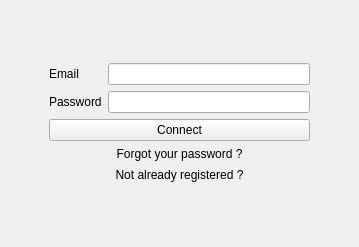
<?xml version="1.0" encoding="UTF-8"?>
<ui version="4.0">
 <class>LoginService</class>
 <widget class="QMainWindow" name="LoginService">
  <property name="geometry">
   <rect>
    <x>0</x>
    <y>0</y>
    <width>359</width>
    <height>247</height>
   </rect>
  </property>
  <property name="windowTitle">
   <string>Ayugra Bot</string>
  </property>
  <widget class="QWidget" name="centralwidget">
   <layout class="QGridLayout" name="gridLayout_2">
    <item row="1" column="2">
     <spacer name="horizontalSpacer_2">
      <property name="orientation">
       <enum>Qt::Horizontal</enum>
      </property>
      <property name="sizeType">
       <enum>QSizePolicy::Maximum</enum>
      </property>
      <property name="sizeHint" stdset="0">
       <size>
        <width>40</width>
        <height>20</height>
       </size>
      </property>
     </spacer>
    </item>
    <item row="2" column="1">
     <spacer name="verticalSpacer">
      <property name="orientation">
       <enum>Qt::Vertical</enum>
      </property>
      <property name="sizeType">
       <enum>QSizePolicy::Maximum</enum>
      </property>
      <property name="sizeHint" stdset="0">
       <size>
        <width>20</width>
        <height>40</height>
       </size>
      </property>
     </spacer>
    </item>
    <item row="0" column="1">
     <spacer name="verticalSpacer_2">
      <property name="orientation">
       <enum>Qt::Vertical</enum>
      </property>
      <property name="sizeType">
       <enum>QSizePolicy::Maximum</enum>
      </property>
      <property name="sizeHint" stdset="0">
       <size>
        <width>20</width>
        <height>40</height>
       </size>
      </property>
     </spacer>
    </item>
    <item row="1" column="1">
     <layout class="QGridLayout" name="gridLayout">
      <item row="0" column="0">
       <widget class="QLabel" name="label">
        <property name="frameShape">
         <enum>QFrame::NoFrame</enum>
        </property>
        <property name="text">
         <string>Email</string>
        </property>
       </widget>
      </item>
      <item row="1" column="1">
       <widget class="QLineEdit" name="LE_PASSWORD"/>
      </item>
      <item row="2" column="0" colspan="2">
       <widget class="QPushButton" name="PB_CONNECT">
        <property name="text">
         <string>Connect</string>
        </property>
       </widget>
      </item>
      <item row="1" column="0">
       <widget class="QLabel" name="label_2">
        <property name="text">
         <string>Password</string>
        </property>
       </widget>
      </item>
      <item row="0" column="1">
       <widget class="QLineEdit" name="LE_EMAIL"/>
      </item>
      <item row="3" column="0" colspan="2">
       <widget class="QLabel" name="L_FORGOT">
        <property name="maximumSize">
         <size>
          <width>12341234</width>
          <height>15</height>
         </size>
        </property>
        <property name="layoutDirection">
         <enum>Qt::LeftToRight</enum>
        </property>
        <property name="text">
         <string>Forgot your password ?</string>
        </property>
        <property name="alignment">
         <set>Qt::AlignCenter</set>
        </property>
        <property name="openExternalLinks">
         <bool>true</bool>
        </property>
        <property name="textInteractionFlags">
         <set>Qt::TextBrowserInteraction</set>
        </property>
       </widget>
      </item>
      <item row="5" column="0" colspan="2">
       <widget class="QLabel" name="L_REGISTER">
        <property name="minimumSize">
         <size>
          <width>0</width>
          <height>0</height>
         </size>
        </property>
        <property name="maximumSize">
         <size>
          <width>1234123</width>
          <height>15</height>
         </size>
        </property>
        <property name="text">
         <string>Not already registered ?</string>
        </property>
        <property name="alignment">
         <set>Qt::AlignCenter</set>
        </property>
        <property name="openExternalLinks">
         <bool>true</bool>
        </property>
        <property name="textInteractionFlags">
         <set>Qt::TextBrowserInteraction</set>
        </property>
       </widget>
      </item>
     </layout>
    </item>
    <item row="1" column="0">
     <spacer name="horizontalSpacer">
      <property name="orientation">
       <enum>Qt::Horizontal</enum>
      </property>
      <property name="sizeType">
       <enum>QSizePolicy::Maximum</enum>
      </property>
      <property name="sizeHint" stdset="0">
       <size>
        <width>40</width>
        <height>20</height>
       </size>
      </property>
     </spacer>
    </item>
   </layout>
  </widget>
 </widget>
 <resources/>
 <connections/>
</ui>
